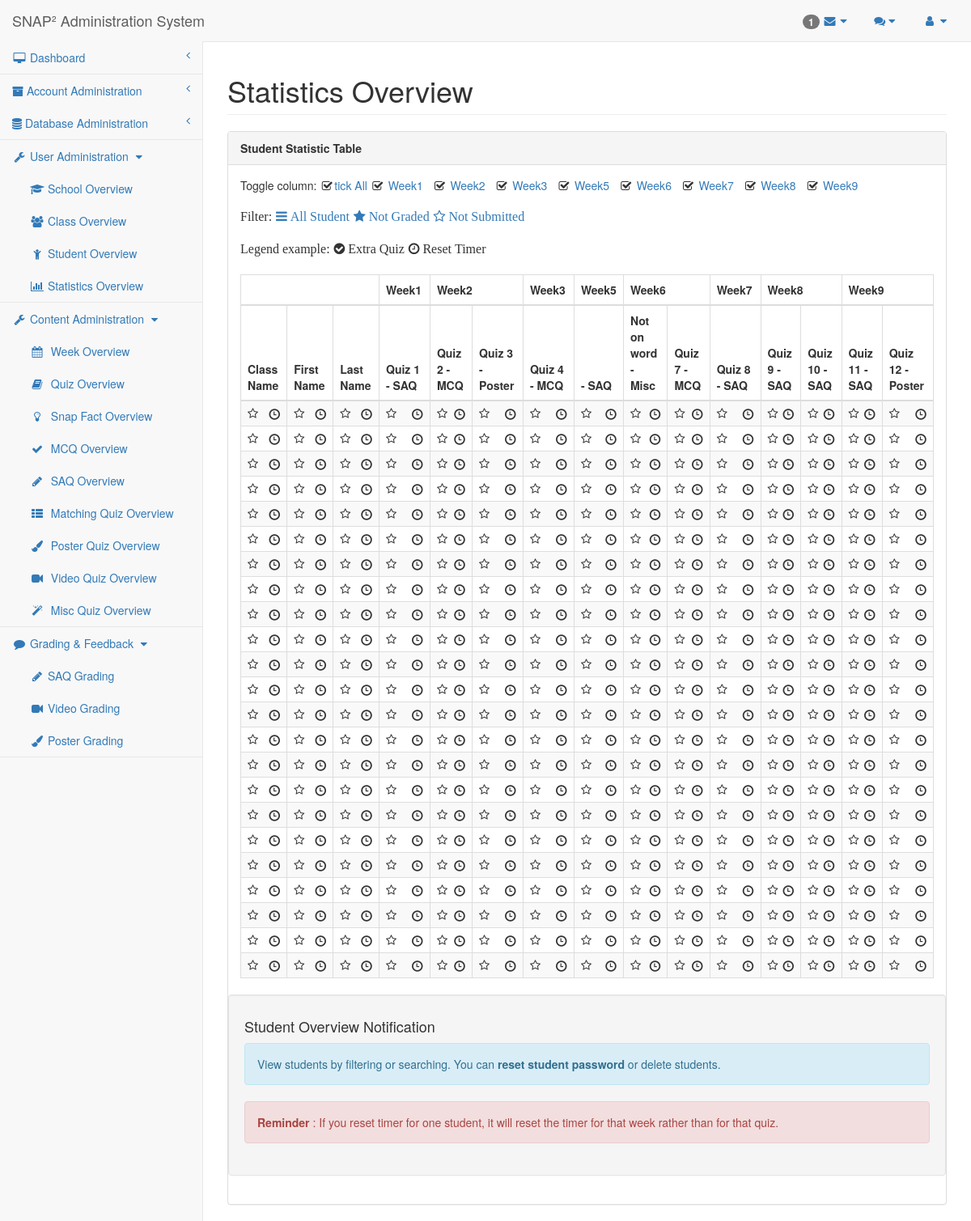
Screenshot of /researcher/statistics.php (signed in) with the database file from the repository.
### tables this page shows
CREATE TABLE `quiz` (
  `QuizID` mediumint(9) NOT NULL AUTO_INCREMENT,
  `Week` mediumint(9) DEFAULT NULL,
  `QuizType` enum('SAQ','MCQ','Matching','Poster','Misc') DEFAULT NULL,
  `ExtraQuiz` tinyint(1) DEFAULT 0,
  `TopicID` mediumint(9) DEFAULT NULL,
  `QuizName` text DEFAULT NULL,
  PRIMARY KEY (`QuizID`),
  KEY `Quiz_TopicID_FK` (`TopicID`),
  CONSTRAINT `Quiz_TopicID_FK` FOREIGN KEY (`TopicID`) REFERENCES `topic` (`TopicID`) ON DELETE CASCADE ON UPDATE CASCADE
);

CREATE TABLE `student` (
  `StudentID` mediumint(9) NOT NULL AUTO_INCREMENT,
  `Username` text NOT NULL,
  `Nickname` text DEFAULT NULL,
  `FirstName` text DEFAULT NULL,
  `LastName` text DEFAULT NULL,
  `Password` text NOT NULL,
  `Email` text DEFAULT NULL,
  `Gender` text DEFAULT NULL,
  `DOB` date DEFAULT NULL,
  `Identity` text DEFAULT NULL,
  `Score` mediumint(9) DEFAULT 0,
  `SubmissionTime` timestamp NOT NULL DEFAULT current_timestamp(),
  `ClassID` mediumint(9) NOT NULL,
  `isLocked` tinyint(1) NOT NULL DEFAULT 0,
  PRIMARY KEY (`StudentID`),
  KEY `Student_ClassID_FK` (`ClassID`),
  CONSTRAINT `Student_ClassID_FK` FOREIGN KEY (`ClassID`) REFERENCES `class` (`ClassID`) ON DELETE CASCADE ON UPDATE CASCADE
);

### mysql-lib.php (called while the page is built, shortened)
<?php
function getStudentsStatistic(PDO $conn){
    $quizSql = "SELECT DISTINCT quizID AS NumOfQuiz FROM Quiz Order by Week";
    $quizQuery = $conn->prepare($quizSql);
    $quizQuery->execute();
    $result = $quizQuery->fetchAll(PDO::FETCH_OBJ);
    $studentSql="Select ClassID, ClassName, StudentID, FirstName, LastName";
    for($i = 0; $i < count($result); $i++){
        $studentSql .= ",MAX(IF(QuizID=" .$result[$i]->NumOfQuiz.", Status,null)) as Quiz" .$result[$i]->NumOfQuiz."";
    }
    for($i = 0; $i < count($result); $i++){
        $studentSql .= ",MAX(IF(QuizID=" .$result[$i]->NumOfQuiz.", Grade,null)) as Grading" .$result[$i]->NumOfQuiz."";
    }
    $studentSql .= " From (SELECT ClassID,ClassName, CS.StudentID, FirstName, LastName, QuizID, Status, Grade
                   FROM (SELECT * FROM Student NATURAL JOIN Class) AS CS left join Quiz_Record
                   on CS.StudentID = Quiz_Record.StudentID) temp group by StudentID";
    $studentQuery = $conn->prepare($studentSql);
    $studentQuery->execute();
    $studentResult = $studentQuery->fetchAll(PDO::FETCH_OBJ);
    return $studentResult;
}
function getQuizWithWeek(PDO $conn)
{
    $quizSql = "SELECT count(QuizID) AS QuizNum ,Week FROM `Quiz` Group by Week";
    $quizQuery = $conn->prepare($quizSql);
    $quizQuery->execute();
    $quizResult = $quizQuery->fetchAll(PDO::FETCH_OBJ);
    return $quizResult;
}
function getQuizInfo(PDO $conn)
{
    $quizSql = "SELECT QuizID, Week, QuizType, QuizName, ExtraQuiz FROM `Quiz` ORDER by Week";
    $quizQuery = $conn->prepare($quizSql);
    $quizQuery->execute();
    $quizResult = $quizQuery->fetchAll(PDO::FETCH_OBJ);
    return $quizResult;
}

### researcher/statistics.php (the view, shortened to what this page needs)
<?php
require_once("../mysql-lib.php");
require_once("researcher-lib.php");
$columnName = array('ClassName', 'FirstName', 'LastName');
$colspanName = array('');
$quizList = array('ClassName', 'FirstName', 'LastName');
try {
    $conn = db_connect();
} catch (Exception $e) {
    debug_err($e);
}
try {
    $getQuizWithWeek = getQuizWithWeek($conn);
    $getQuizInfo = getQuizInfo($conn);
    $studentStatistic = getStudentsStatistic($conn);
    $startColumn = 3;
    for ($i = 0; $i < count($getQuizWithWeek); $i++){
        $j = $i+1;
        array_push($colspanName, "Week$j");
    }
    for ($i = 1; $i <= count($getQuizInfo); $i++){
        array_push($columnName,"Quiz$i");
    }
    for ($i = 0; $i < count($getQuizInfo); $i++){
        $j = $getQuizInfo[$i]->QuizID;
        array_push($quizList,"Quiz$j");
    }
} catch (Exception $e) {
    debug_err($e);
}
?>
<!DOCTYPE html>
<html lang="en">
<?php require_once('header-lib.php'); ?>
<body>
<div id="wrapper">
    <?php require_once('navigation.php'); ?>
    <div id="page-wrapper">
        <div class="row">
            <div class="col-lg-12">
                <h1 class="page-header">Statistics Overview</h1>
            </div>
        </div>
        <div class="row">
            <div class="col-lg-12">
                <div class="panel panel-default">
                    <div class="panel-heading">
                        Student Statistic Table
                    </div>
                    <div class="panel-body">
                        <div>
                            Toggle column:
                            <i class="fa fa-check-square-o fa-fw"></i><a class="toggle-vis" data-column="-1">tick All</a>
                            <?php for ($i = 0; $i < count($getQuizWithWeek); $i++) {?>
                                <i class="fa fa-check-square-o fa-fw"></i>
                                <a class="toggle-vis" start = "<?php echo $startColumn ?>" data-column="<?php $startColumn+=$getQuizWithWeek[$i]->QuizNum; echo $startColumn-1; ?>">
                                    Week<?php echo $getQuizWithWeek[$i]->Week?>
                                </a>&nbsp;
                            <?php } ?>
                        </div>
                        <div>
                            <br>
                            <span class="fa pull-left" aria-hidden="true" style="font-size: 16px" > Filter: </span>
                            <a class="fa fa-bars pull-left" aria-hidden="true" style="font-size: 16px" onclick="studentFilter('All')">
                                All Student
                            </a>
                            <a class="fa fa-star pull-left" aria-hidden="true" style="font-size: 16px" onclick="studentFilter('UNGRADED')">
                                Not Graded
                            </a>
                            <a class="fa fa-star-o pull-left" aria-hidden="true" style="font-size: 16px" onclick="studentFilter('UNSUBMITTED')">
                                Not Submitted
                            </a>
                            <br>
                            <br>
                        </div>
                        <div>
                            <span class="fa pull-left" aria-hidden="true" style="font-size: 16px" > Legend example: </span>
                            <span class="fa fa-check-circle pull-left" aria-hidden="true" style="font-size: 16px" > Extra Quiz </span>
                            <span class="fa fa-clock-o pull-left" aria-hidden="true" style="font-size: 16px"> Reset Timer </span>
                            <br>
                            <br>
                        </div>
                        <div class="dataTable_wrapper" style="width: 100%; overflow:scroll">
                            <table class="table table-striped table-bordered table-hover" id="datatables">
                                <thead>
                                    <tr>
                                        <th colspan=3>
                                        </th>
                                        <?php for ($i = 1; $i< count($colspanName); $i++){?>
                                            <th colspan= <?php echo $getQuizWithWeek[$i-1]->QuizNum?> >
                                                Week<?php echo $getQuizWithWeek[$i-1]->Week?>
                                            </th>
                                        <?php } ?>
                                    </tr>
                                    <tr>
                                        <?php for ($i = 0; $i < count($columnName); $i++) { ?>
                                            <?php if($i>2):?>
                                                <th QuizID= <?php echo $getQuizInfo[$i-3]->QuizID;?> ><?php echo $getQuizInfo[$i-3]->QuizName?>
                                                <span> - <?php echo $getQuizInfo[$i-3]->QuizType ?> </span>
                                            <?php else: ?>
                                                <th><?php
                                                $parts = preg_split('/(?=[A-Z])/', $columnName[$i]);
                                                for($j=0;$j<count($parts);$j++){
                                                    echo $parts[$j];
                                                }?>
                                            <?php endif ?>
                                            </th>
                                        <?php } ?>
                                    </tr>
                                </thead>
                                <tbody id="tableResults">
                                <?php for ($i = 0; $i < count($studentStatistic); $i++) { ?>
                                    <tr class="<?php if ($i % 2 == 0) {
                                            echo "odd";
                                        } else {
                                            echo "even";
                                        } ?>"
                                        StudentID = "<?php echo $studentStatistic[$i]->StudentID; ?>"
                                        FirstName = "<?php echo $studentStatistic[$i]->FirstName; ?>"
                                        LastName = "<?php echo $studentStatistic[$i]->LastName; ?>"
                                    >
                                    <?php for ($j = 0; $j < count($quizList); $j++) { ?>
                                            <td Week = "<?php if($j>=3) echo $getQuizInfo[$j-3]->Week;?>"
                                                QuizID = "<?php if($j >2) echo substr($quizList[$j],4); ?>"
                                            >
                                                <?php if($studentStatistic[$i]->$quizList[$j] == "GRADED"): ?>
                                                    <span><?php
                                                        $grading = str_replace("Quiz","Grading",$quizList[$j]);
                                                        echo $studentStatistic[$i]->$grading;
                                                        ?></span>
                                                    <span class="glyphicon glyphicon-time pull-right" aria-hidden="true"></span>
                                                <?php elseif($studentStatistic[$i]->$quizList[$j] == "UNSUBMITTED" || $studentStatistic[$i]->$quizList[$j]==""): ?>
                                                    <span class="fa fa-star-o pull-left" aria-hidden="true"></span>
                                                    <span class="glyphicon glyphicon-time pull-right" aria-hidden="true"></span>
                                                <?php else:?>
                                                    <?php echo $studentStatistic[$i]->$quizList[$j]; ?>
                                                <?php endif; ?>
                                            </td>
                                        <?php } ?>
                                    </tr>
                                <?php } ?>
                                </tbody>
                            </table>
                        </div>
                        <div class="well row">
                            <h4>Student Overview Notification</h4>
                            <div class="alert alert-info">
                                <p>View students by filtering or searching. You can <strong>reset student
                                        password</strong> or delete students.</p>
                            </div>
                            <div class="alert alert-danger">
                                <p><strong>Reminder</strong> : If you reset timer for one student, it will reset the
                                    timer for that week rather than for that quiz.
                                </p>
                            </div>
                        </div>
                    </div>
                </div>
            </div>
        </div>
    </div>
</div>
<?php require_once('sb-admin-lib.php'); ?>
</body>
</html>

### sb-admin/css/sb-admin-2.css (style rules this page uses)
body { background-color: #f8f8f8; }
#wrapper { width: 100%; }
#page-wrapper { padding: 0 15px; min-height: 568px; background-color: #fff; }
@media (min-width:768px) { #page-wrapper { position: inherit; margin: 0 0 0 250px; padding: 0 30px; border-left: 1px solid #e7e7e7; } }

### researcher/header-lib.php (style rules this page uses)
.panel-heading { font-weight: bold; }

### rows the page displays
quiz: QuizName "Quiz 1", QuizType "SAQ"
quiz: QuizName "Quiz 2", QuizType "MCQ"
quiz: QuizName "Quiz 3", QuizType "Poster"
quiz: QuizName "Quiz 4", QuizType "MCQ"
quiz: QuizType "SAQ"
quiz: QuizName "Not on word", QuizType "Misc"
quiz: QuizName "Quiz 7", QuizType "MCQ"
quiz: QuizName "Quiz 8", QuizType "SAQ"
quiz: QuizName "Quiz 9", QuizType "SAQ"
quiz: QuizName "Quiz 10", QuizType "SAQ"
quiz: QuizName "Quiz 11", QuizType "SAQ"
quiz: QuizName "Quiz 12", QuizType "Poster"

### other values shown
count($unreadComments) "1"
$userAdminPageArr[$i] "School"
$userAdminPageArr[$i] "Class"
$userAdminPageArr[$i] "Student"
$userAdminPageArr[$i] "Statistics"
$contentAdminPageArr[$i] "Week"
$contentAdminPageArr[$i] "Quiz"
$contentAdminPageArr[$i] "Snap Fact"
$contentAdminPageArr[$i] "MCQ"
$contentAdminPageArr[$i] "SAQ"
$contentAdminPageArr[$i] "Matching"
$contentAdminPageArr[$i] "Poster"
$contentAdminPageArr[$i] "Video"
$contentAdminPageArr[$i] "Misc"
$gradingPageArr[$i] "SAQ Grading"
